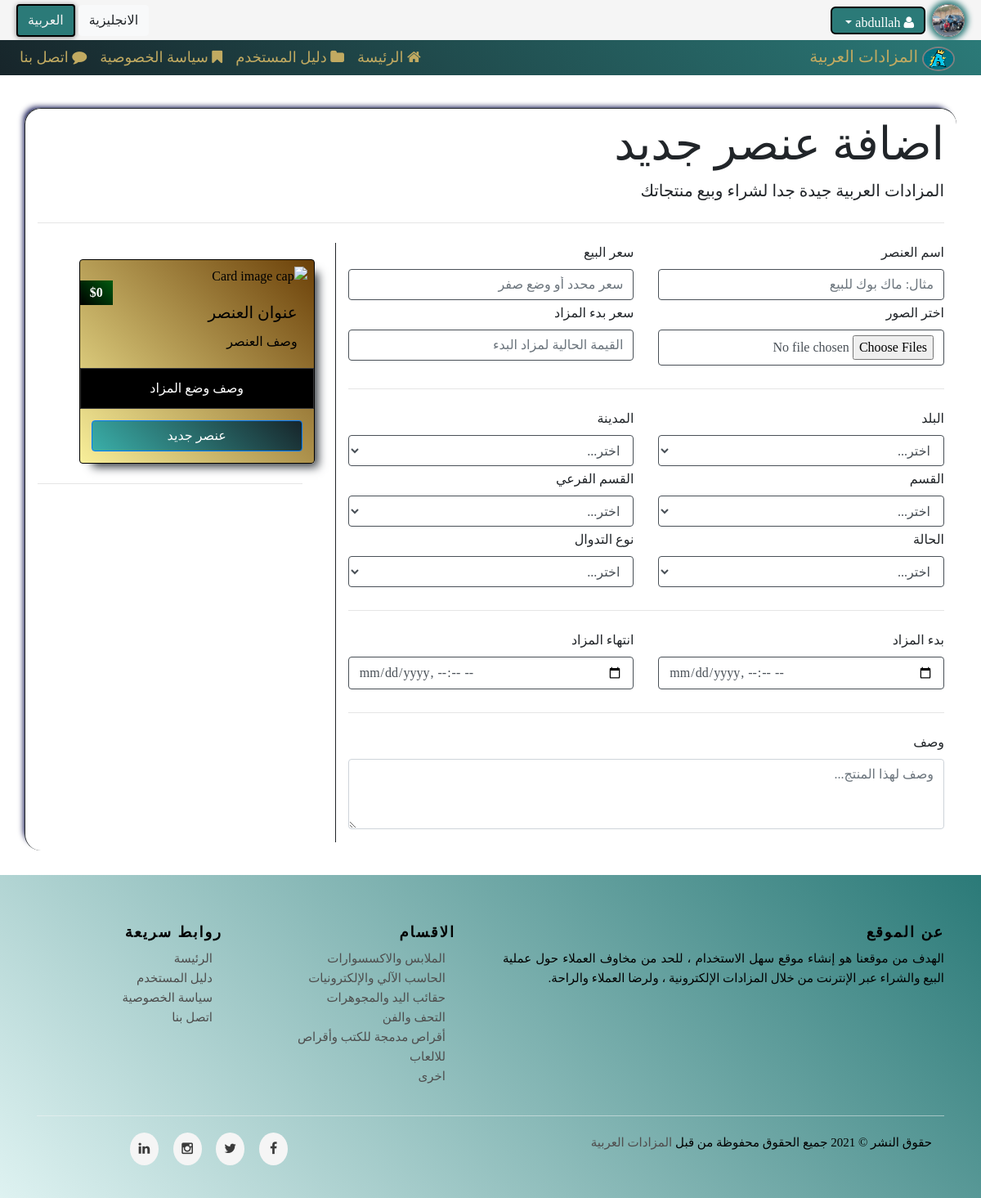
/addNewItem.php (signed in), run on the app's committed database.
### tables this page shows
CREATE TABLE `users` (
  `UserID` int(11) NOT NULL,
  `Username` varchar(255) NOT NULL,
  `Password` varchar(255) NOT NULL,
  `Email` varchar(255) NOT NULL,
  `FullName` varchar(255) NOT NULL,
  `PhoneNumber` int(11) NOT NULL,
  `Address` varchar(255) NOT NULL,
  `ProfilePic` varchar(255) NOT NULL,
  `BidPoint` int(11) NOT NULL,
  `SellingPoint` int(11) NOT NULL,
  `Balance` int(11) NOT NULL,
  `RegisteredDate` date NOT NULL,
  `GroupID` int(11) NOT NULL DEFAULT 0,
  `TrustStatus` int(11) NOT NULL DEFAULT 0,
  `RegStatus` int(11) NOT NULL DEFAULT 0
);

CREATE TABLE `categories` (
  `CatID` int(11) NOT NULL,
  `CatName` varchar(255) NOT NULL,
  `description` text NOT NULL,
  `Ordering` int(11) NOT NULL COMMENT 'sort categorise',
  `Parent` int(11) NOT NULL DEFAULT 0,
  `Visibility` tinyint(4) NOT NULL DEFAULT 0 COMMENT 'visibile section for the user',
  `AllowComment` tinyint(4) NOT NULL DEFAULT 0 COMMENT 'user can comments un section',
  `AllowAds` tinyint(4) NOT NULL DEFAULT 0 COMMENT 'user can add new ads'
);

### addNewItem.php (the view, shortened to what the rows shown need)
<?php
    include 'init.php';
    if($userStatus==0){
    if(isset($_SESSION['user'])){
        $active =getUserInfo($_SESSION['u_id']);
        if($active['TrustStatus'] !=1){
        $cS=getCat('Where Parent=0 and AllowAds =0');
                    $catName[]=$c['CatName']; ?>
        <div class="jumbotron jumbotron-fluid">
            <div class="container">
                <div class="upp">
                <h1 class="display-4"><?php echo lang('Add New Item');?></h1>
                </div>
            </div>
        </div>
    <?php
        }else{
            echo "<div class='container'>" . "</br>";
            $alertMsg= '<div class="alert alert-danger" role="alert"><strong>Sorry'.lang('You Are Blocked').'</strong></div>';
            redirctAlert($alertMsg,'back',4);
            echo "</div>";
        }
    }else{
        header('Location:index.php');
        exit();}
    }else{header('Location:index.php');
        exit();}
    include $temp . 'footer.php';
?>

### includes/templates/header.php (shortened to what the rows shown need)
<!doctype html>
<html lang="en">
  <head>
    <link rel="stylesheet" href="<?php echo $css ;?>font-awesome.min.css"/>
    <link rel="stylesheet" href="https://maxcdn.bootstrapcdn.com/bootstrap/4.0.0/css/bootstrap.min.css">
    <link rel="stylesheet" href="<?php echo $css . $style ;?>"/>
  </head>
    <body>
            <div class="upper-bar">
            <div class="lang">
            <a href="<?php if(isset($import)){echo 'index.php';}else{echo $_SERVER['PHP_SELF'];}?>?lang=en" class="btn btn-light <?php if($_SESSION['LANG'] !== 'arabic') {echo 'activelANG';}?>"><?php echo lang('english');?></a>
            <a href="<?php if(isset($import)){echo 'index.php';}else{echo $_SERVER['PHP_SELF'];}?>?lang=ar" class="btn btn-light <?php if($_SESSION['LANG'] !== 'english') {echo 'activelANG';}?>"><?php echo lang('arabic');?></a>
            </div>
                <?php
                    if(isset($_SESSION['user'])){
                        $userStatus = checkUserActive($_SESSION['user']);
                        if($userStatus == 1){;?>
                        <img class="rounded-circle" height="40" width="40" src="controlPanel/uploads/profile_pic/def-pic.png"/>
                        <?php
                            echo '<a href="validateEmail.php" class="dddd btn btn-info">'; echo lang('Validate Email For Active Acount'); echo '</a>';
                            echo ' <a href="logout.php" class="dddd btn btn-danger">';echo lang('logout'); echo '</a>';
                        }else{$getUser = getUserInfo($_SESSION['u_id']);
                            ?>
                            <img class="rounded-circle" height="40" width="40" src="controlPanel/uploads/profile_pic/<?php echo $getUser['ProfilePic'];?>"/>
                            <div class="dropdown upper-bar-drop">
                            <button class="btn btn-primary dropdown-toggle" type="button" id="dropdownMenuButton" data-toggle="dropdown" aria-haspopup="true" aria-expanded="false">
                                <i class="fa fa-user"></i> <?php echo $_SESSION['user'];?>
                            </button>
                        </div>
                        <?php }
                    }else{echo '
                    <div class="login-sign ">
                        <a  href="login.php">
                            <span class="log-text">'; echo lang('login'); echo '</span>
                        </a>
                        |
                        <a  href="signup.php">
                            <span class="sing-text">'; echo lang('signup'); echo '</span>
                    ';}?>
                </div>

### includes/templates/footer.php (shortened to what the rows shown need)
<div class="footer">
            <footer class="site-footer">
                <div class="container">
                    <div class="row">
                        <div class="col-6 col-md-3">
                            <ul class="footer-links">
                                <?php $cats = getCat('where Parent = 0');
                                    foreach($cats as $cat){
                                        echo '<li><a href="Category.php?Catid='.$cat['CatID'].'">'.lang($cat['CatName']).'</a></li>';
                                    }
                                ?>
                            </ul>
                        </div>
                    </div>
                </div>
            </footer>
        </div>
  </body>
</html>

### data on the page
users: ProfilePic (picture)
categories: CatName "الملابس والاكسسوارات"
categories: CatName "الحاسب الآلي والإلكترونيات"
categories: CatName "حقائب اليد والمجوهرات"
categories: CatName "التحف والفن"
categories: CatName "أقراص مدمجة للكتب وأقراص للالعاب"
categories: CatName "اخرى"

### other printed values
lang('english') "الانجليزية"
lang('arabic') "العربية"
$_SESSION['user'] "abdullah"
lang('Arab-Auctions') "المزادات العربية"
lang('Home') "الرئيسة"
lang('manual') "دليل المستخدم"
lang('privacy policy') "سياسة الخصوصية"
lang('Contact Us') "اتصل بنا"
lang('Add New Item') "اضافة عنصر جديد"
lang('Arab auctions is very good for your buy and sell your products') "المزادات العربية جيدة جدا لشراء وبيع منتجاتك"
lang('Item Name') "اسم العنصر"
lang('Selling Price') "سعر البيع"
lang('Select Picture') "اختر الصور"
lang('Auction Start Price') "سعر بدء المزاد"
lang('Country') "البلد"
